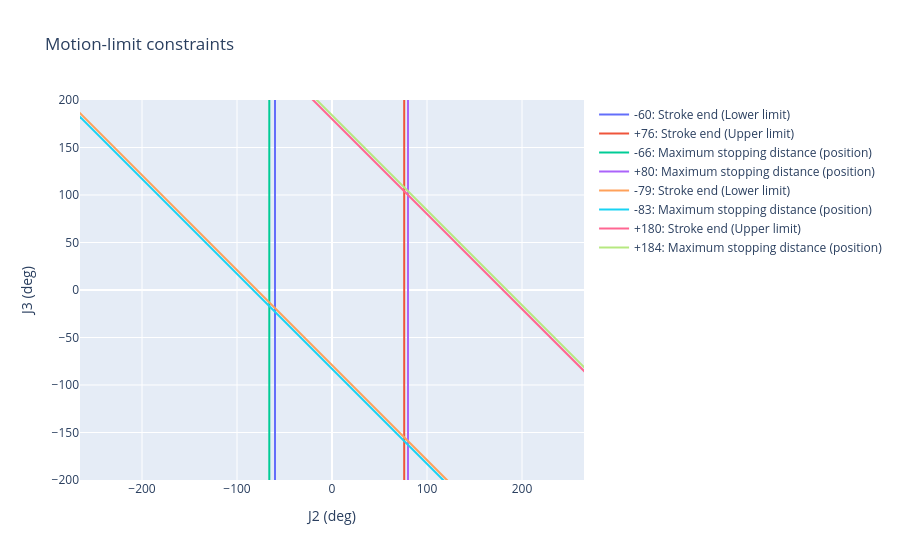

Notebook source saved alongside this figure:
### Code cell
combined = table1_j2 + table2_j3          # concatenate the two lists here

graph_constraints(combined).show()

### Figure 1 — Plotly figure (JSON) as saved in the notebook; plotly's stock layout.template omitted (floating-point values rounded to 4 significant figures)
{"data": [{"mode": "lines", "name": "-60: Stroke end (Lower limit)", "type": "scatter", "x": [-60, -60], "y": [-2200, 2200]}, {"mode": "lines", "name": "+76: Stroke end (Upper limit)", "type": "scatter", "x": [76, 76], "y": [-2200, 2200]}, {"mode": "lines", "name": "-66: Maximum stopping distance (position)", "type": "scatter", "x": [-66, -66], "y": [-2200, 2200]}, {"mode": "lines", "name": "+80: Maximum stopping distance (position)", "type": "scatter", "x": [80, 80], "y": [-2200, 2200]}, {"mode": "lines", "name": "-79: Stroke end (Lower limit)", "type": "scatter", "x": [-2200, 2200], "y": [2121, -2279]}, {"mode": "lines", "name": "-83: Maximum stopping distance (position)", "type": "scatter", "x": [-2200, 2200], "y": [2117, -2283]}, {"mode": "lines", "name": "+180: Stroke end (Upper limit)", "type": "scatter", "x": [-2200, 2200], "y": [2380, -2020]}, {"mode": "lines", "name": "+184: Maximum stopping distance (position)", "type": "scatter", "x": [-2200, 2200], "y": [2384, -2016]}], "layout": {"title": {"text": "Motion-limit constraints"}, "xaxis": {"range": [-200, 200], "scaleanchor": "y", "scaleratio": 1, "title": {"text": "J2 (deg)"}}, "yaxis": {"range": [-200, 200], "title": {"text": "J3 (deg)"}}}}
